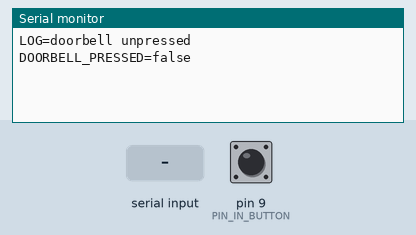
Bench run of a sketch on a simulated Arduino Uno, built with avr-gcc and run on an emulated ATmega328P. Shown: the last lines printed to the serial monitor. Inputs (shaded band) come from the test bench; at power-on: pin 9 (PIN_IN_BUTTON) LOW.

Above: at 1.2 s.
1.3 s: pin 9 (PIN_IN_BUTTON) pulled HIGH for 0.15 s
At 1.44 s:
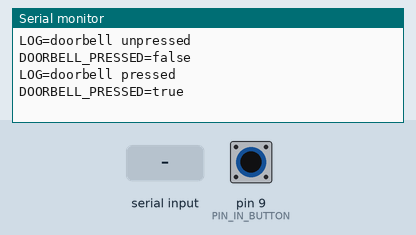
2.9 s: "1\n" received over Serial
At 4.4 s:
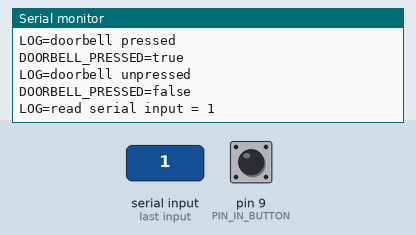

Measured:
- after the input at 1.3 s, the serial monitor: prints a new line at once (image 1)
- after the input at 2.9 s, the serial monitor: prints a new line at once (image 2)

The sketch:

Doorbell.ino
```cpp
// IDs for serial communication
const String SERIALID_OUT_PRESSED = "DOORBELL_PRESSED";
const String SERIALID_OUT_TYPEID = "TYPEID";

// Logging over serial bus for debugging
const String SERIALID_OUT_LOG = "LOG";

// separate command and value (i.e. BRIGHTNESS=100)
const String SERIALID_OUT_SEPARATOR = "=";

// incoming command if device type is requested
const String SERIALID_IN_TYPEID = "TYPEID";
// incoming command to send all current values (i.e. for initialization of an ui element)
const String SERIALID_IN_CURRENTVALUES = "CURRENTVALUES";

// Button
const int PIN_IN_BUTTON = 9;

// old states to identify a value change
boolean lastPressedState = false;

// queue of all incoming serial commands. Holds more than one, if the processing speed is not fast enough.
String queue = "";
// contains the current incoming command. See serialEvent().
String serialInput = "";
bool serialInputComplete = false;

int buttonStateOld = -1;

// the setup routine runs once when you press reset
void setup() {

  // Button
  pinMode(PIN_IN_BUTTON, INPUT);

  Serial.begin(9600);
}

// the loop routine runs over and over again forever
void loop() {

  checkTypeIdRequested();

  if (isCurrentValuesRequested()) {
    buttonStateOld = -1;
  }

	switchUpdateLEDOn();

  checkButtonPressed();

	switchUpdateLEDOff();

  delay(50);
}


bool isCurrentValuesRequested() {

  if (serialInputComplete && SERIALID_IN_CURRENTVALUES.equals(serialInput)) {
    writeLog("CURRENTVALUES command received");
    serialInput = "";
    serialInputComplete = false;
    return true;
  }
  return false;
}

void checkButtonPressed() {

  int buttonState = digitalRead(PIN_IN_BUTTON);

  if (buttonState == HIGH && buttonStateOld != HIGH) {
    writeLog("doorbell pressed");
    writeButtonPressedToSerial(true);
    buttonStateOld = HIGH;
  } else if (buttonState == LOW && buttonStateOld != LOW) {
    writeLog("doorbell unpressed");
    writeButtonPressedToSerial(false);
    buttonStateOld = LOW;
  }
}

void checkTypeIdRequested() {

	if (isTypeIdRequired()) {
    writeLog("type id requested. send type id...");
		writeTypeIdToSerial();
	}
}

void serialEvent() {

  bool serialInputAvailable = false;

  while (Serial.available()) {
    queue += (char)Serial.read();
    serialInputAvailable = true;
  }

  if (serialInput.length() > 0 || serialInputAvailable == false) {
    return;
  }

  for (int i = 0; i < queue.length(); i++) {
    char ch = queue.charAt(i);
    if (ch == '\n') {
      serialInputComplete = true;
      break;
    } else {
      serialInput += ch;
    }
  }

  if (serialInputComplete) {
    queue = queue.substring(serialInput.length() + 1);
    writeLog("read serial input = ", serialInput);
    if (queue.length() > 0) {
      writeLog("remaining serial input in queue = ", queue);
    }
  }
}

bool isTypeIdRequired() {
  bool result = false;
  if (serialInputComplete && SERIALID_IN_TYPEID.equals(serialInput)) {
    writeLog("TYPEID command received");
    serialInput = "";
    serialInputComplete = false;
    result = true;
  }
  return result;
}

void writeButtonPressedToSerial(bool pressed) {
  if (pressed) {
    writeToSerial(SERIALID_OUT_PRESSED, "true");
  } else {
    writeToSerial(SERIALID_OUT_PRESSED, "false");
  }
}

void writeTypeIdToSerial() {
	writeToSerial(SERIALID_OUT_TYPEID, "doorbell");
}

void writeToSerial(String command, String value) {
  Serial.println(command + SERIALID_OUT_SEPARATOR + value);
}

void switchUpdateLEDOn() {
  digitalWrite(13, HIGH);
}

void switchUpdateLEDOff() {
  digitalWrite(13, LOW);
}

void writeLog(String logMessage, String value) {
  Serial.println("LOG=" + logMessage + value);
}

void writeLog(String logMessage, bool value) {
  Serial.println("LOG=" + logMessage + value);
}

void writeLog(String logMessage) {
  Serial.println("LOG=" + logMessage);
}
```
